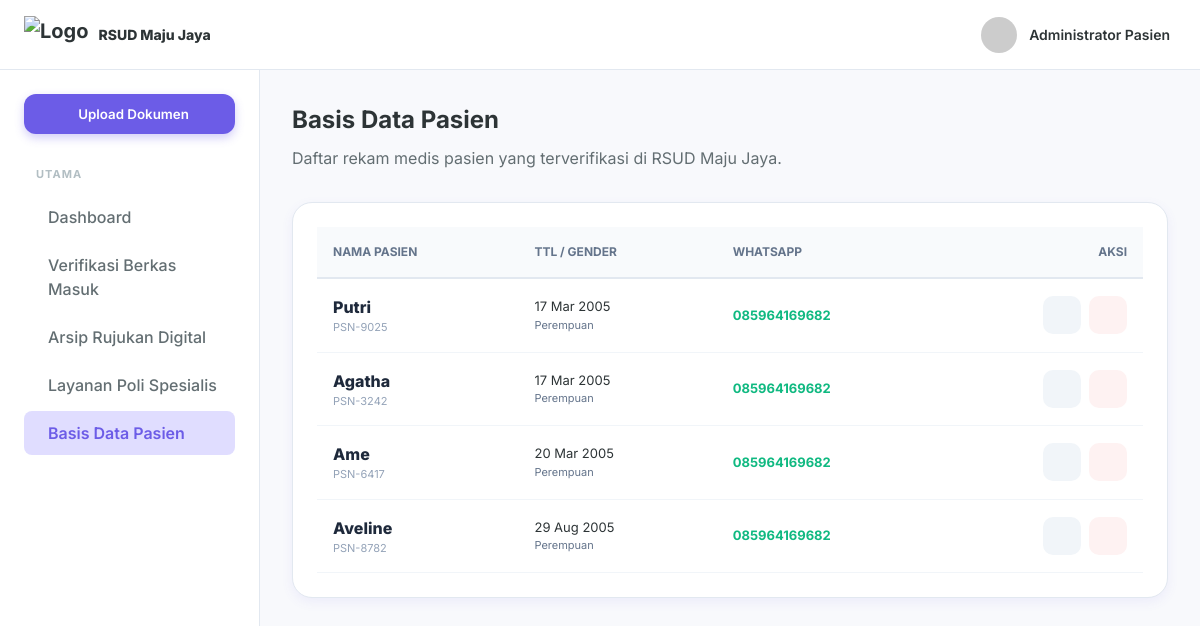
The page /referral_patients.php on the database as committed earlier.
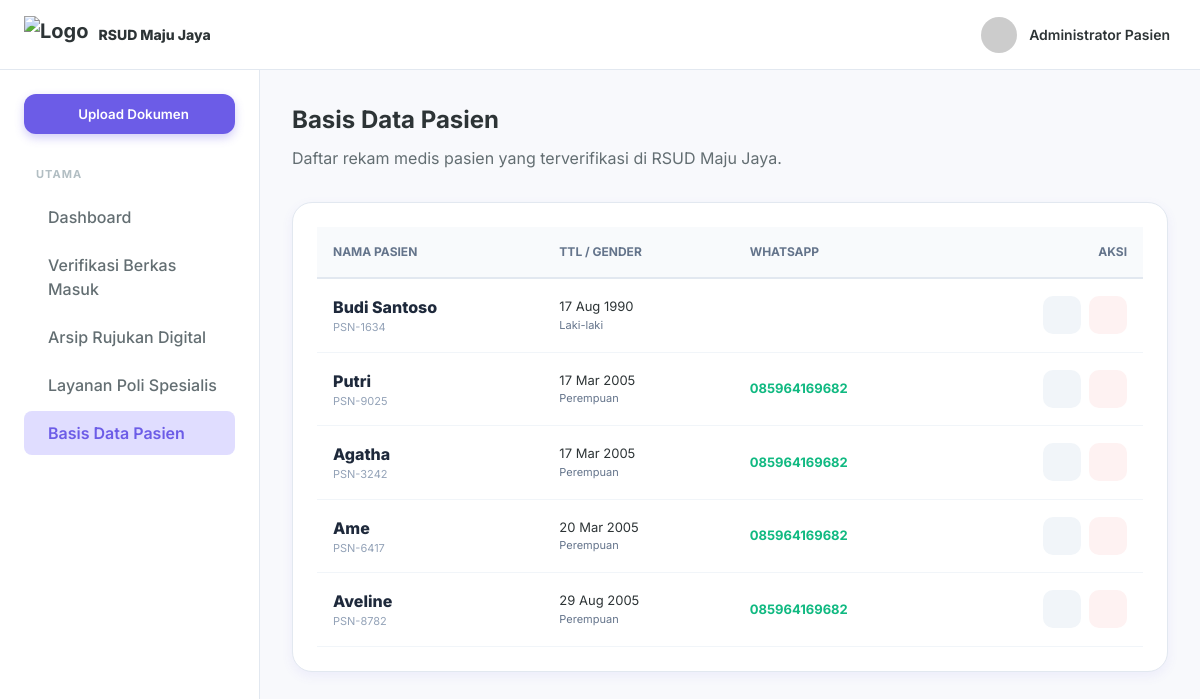
The same page on the database as committed later.
### tables this page shows
CREATE TABLE patients (
        id INTEGER PRIMARY KEY AUTOINCREMENT,
        patient_id TEXT UNIQUE,
        name TEXT,
        birth_date TEXT,
        gender TEXT,
        phone TEXT,
        address TEXT,
        insurance_type TEXT,
        created_at DATETIME DEFAULT CURRENT_TIMESTAMP,
        is_deleted INTEGER DEFAULT 0
    , nik TEXT, card_number TEXT);

### config.php (called while the page is built, shortened)
<?php
$db_file = __DIR__ . '/dms_hospital.sqlite';
try {
    $pdo = new PDO("sqlite:" . $db_file);
    $pdo->setAttribute(PDO::ATTR_ERRMODE, PDO::ERRMODE_EXCEPTION);
    $pdo->setAttribute(PDO::ATTR_DEFAULT_FETCH_MODE, PDO::FETCH_ASSOC);
    class SQLiteCompatibilityLayer {
        private $pdo;
        public function __construct($pdo) {
            $this->pdo = $pdo;
        }
        public function query($sql) {
            try {
                $stmt = $this->pdo->query($sql);
                return new SQLiteResultWrapper($stmt);
            } catch (PDOException $e) {
                die("Database Error: " . $e->getMessage() . " (SQL: $sql)");
            }
        }
    }
    class SQLiteResultWrapper {
        private $data = [];
        private $index = 0;
        public function __construct($stmt) {
            $this->stmt = $stmt;
            if ($stmt) {
                $all = $this->stmt->fetchAll();
                $this->num_rows = count($all);
                $this->data = $all;
                $this->index = 0;
            }
        }
        public function fetch_assoc() {
            if (isset($this->data[$this->index])) {
                return $this->data[$this->index++];
            }
            return null;
        }
        public function data_seek($n) {
            $this->index = $n;
        }
    }
    $conn = new SQLiteCompatibilityLayer($pdo);
} catch (PDOException $e) {
    die("Koneksi SQLite Gagal: " . $e->getMessage());
}

### referral_patients.php (the view, shortened to what the changed rows need)
<?php
require_once 'config.php';
$sql_patients = "SELECT * FROM patients WHERE is_deleted = 0 ORDER BY created_at DESC";
$result = $conn->query($sql_patients);
if ($result->num_rows > 0) {
    $result->data_seek(0);
}
?>
<!DOCTYPE html>
<html lang="id">
<head>
    <link rel="stylesheet" href="styles.css">
</head>
<body>
    <div class="app-container">
        <div class="main-layout">
            <main class="content-area">
                <h1 class="page-title">Basis Data Pasien</h1>
                <div class="card" style="border-radius: 20px; overflow: hidden; margin-top: 32px;">
                    <table style="width: 100%; border-collapse: collapse;">
                        <thead>
                            <tr style="background: #f8fafc; border-bottom: 2px solid #e2e8f0; font-size: 12px; color: #64748b;">
                                <th style="padding: 16px; text-align: left;">NAMA PASIEN</th>
                                <th style="padding: 16px; text-align: left;">TTL / GENDER</th>
                                <th style="padding: 16px; text-align: left;">WHATSAPP</th>
                                <th style="padding: 16px; text-align: right;">AKSI</th>
                            </tr>
                        </thead>
                        <tbody>
                            <?php if ($result->num_rows > 0): ?>
                                <?php while($row = $result->fetch_assoc()): ?>
                                    <tr style="border-bottom: 1px solid #f1f5f9;">
                                        <td style="padding: 16px;">
                                            <div style="font-weight: 800; color: #1e293b;"><?= $row['name'] ?></div>
                                            <div style="font-size: 11px; color: #94a3b8;"><?= $row['patient_id'] ?></div>
                                        </td>
                                        <td style="padding: 16px; font-size: 13px;">
                                            <div><?= date('d M Y', strtotime($row['birth_date'])) ?></div>
                                            <div style="color: #64748b; font-size: 11px;"><?= $row['gender'] ?></div>
                                        </td>
                                        <td style="padding: 16px; font-size: 13px; color: #10b981; font-weight: 700;"><?= $row['phone'] ?></td>
                                        <td style="padding: 16px; text-align: right;">
                                            <div style="display: flex; gap: 8px; justify-content: flex-end;">
                                                <button onclick="openEditModal('<?= $row['patient_id'] ?>')" class="action-btn" style="background:#f1f5f9; color:#6366f1;"><i class="ph ph-note-pencil"></i></button>
                                                <a href="referral_patients.php?delete_id=<?= $row['patient_id'] ?>" onclick="return confirm('Arsip pasien ini akan dipindahkan ke folder sampah (Soft Delete). Lanjutkan?')" class="action-btn" style="background:#fef2f2; color:#ef4444;"><i class="ph ph-trash"></i></a>
                                            </div>
                                        </td>
                                    </tr>
                                <?php endwhile; ?>
                            <?php else: ?>
                                <tr><td colspan="4" style="padding: 60px; text-align: center; color: #cbd5e1;">Belum ada data pasien aktif.</td></tr>
                            <?php endif; ?>
                        </tbody>
                    </table>
                </div>
            </main>
        </div>
    </div>
</body>
</html>

Rows that differ between the two databases and show on the page:
added patients: name "Budi Santoso", patient "PSN-1634", birth_date "17 Aug 1990", gender "Laki-laki"
